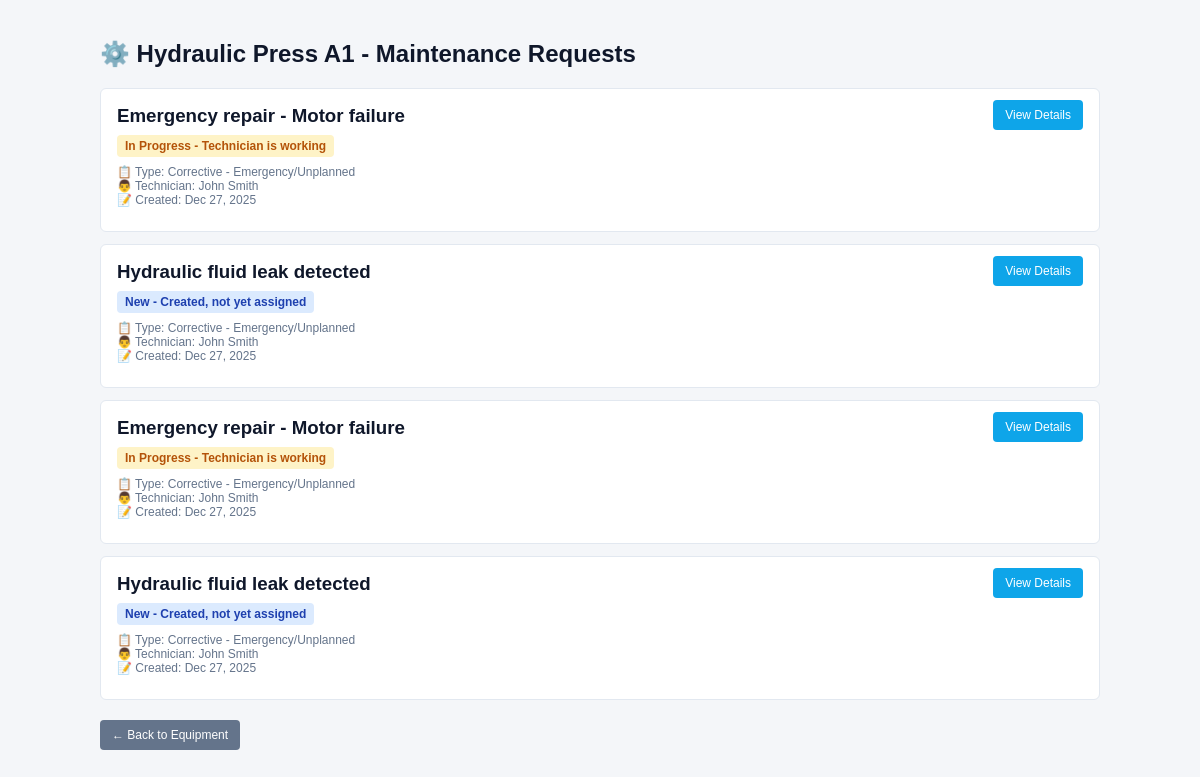
The app's page /equipment/1/maintenance/ (signed in) with its own data.
### equipment/models.py (models this page shows, shortened)
class Equipment(models.Model):
    name = models.CharField(
        max_length=150,
        help_text="Equipment name (e.g., 'Hydraulic Press A1', 'CNC Machine 3')"
    )
    serial_number = models.CharField(
        max_length=100,
        unique=True,
        help_text="Unique manufacturer serial number"
    )
    department = models.CharField(
        max_length=100,
        help_text="Department responsible for this equipment"
    )
    location = models.CharField(
        max_length=200,
        help_text="Physical location within facility (e.g., 'Building A, Floor 2, Section 3')"
    )
    assigned_employee = models.ForeignKey(
        User,
        on_delete=models.SET_NULL,
        null=True,
        blank=True,
        related_name='assigned_equipment',
        help_text="Primary employee responsible for this equipment"
    )
    default_maintenance_team = models.ForeignKey(
        MaintenanceTeam,
        on_delete=models.SET_NULL,
        null=True,
        blank=True,
        related_name='default_for_equipment',
        help_text="Default team for maintenance requests on this equipment"
    )
    default_technician = models.ForeignKey(
        User,
        on_delete=models.SET_NULL,
        null=True,
        blank=True,
        related_name='default_technician_for_equipment',
        help_text="Preferred technician for this equipment"
    )
    purchase_date = models.DateField(
        help_text="Date equipment was purchased"
    )
    warranty_expiry_date = models.DateField(
        null=True,
        blank=True,
        help_text="Date warranty expires"
    )
    is_scrapped = models.BooleanField(
        default=False,
        help_text="Whether equipment is logically scrapped (not deleted from system)"
    )
    created_at = models.DateTimeField(auto_now_add=True, null=True, blank=True)
    updated_at = models.DateTimeField(auto_now=True)
    class Meta:
        verbose_name = "Equipment"
        verbose_name_plural = "Equipment"
        ordering = ['name']
        indexes = [
            models.Index(fields=['serial_number']),
            models.Index(fields=['is_scrapped']),
        ]

### maintenance/models.py (models this page shows, shortened)
class MaintenanceRequest(models.Model):
    REQUEST_TYPE_CHOICES = [
        ('Corrective', 'Corrective - Emergency/Unplanned'),
        ('Preventive', 'Preventive - Scheduled Maintenance'),
    ]
    STATUS_CHOICES = [
        ('New', 'New - Created, not yet assigned'),
        ('In Progress', 'In Progress - Technician is working'),
        ('Repaired', 'Repaired - Completed successfully'),
        ('Scrap', 'Scrap - Equipment marked for disposal'),
    ]
    subject = models.CharField(
        max_length=255,
        help_text="Brief description of the problem or maintenance task"
    )
    request_type = models.CharField(
        max_length=20,
        choices=REQUEST_TYPE_CHOICES,
        help_text="Type of maintenance request"
    )
    equipment = models.ForeignKey(
        Equipment,
        on_delete=models.CASCADE,
        related_name='maintenance_requests',
        help_text="Equipment requiring maintenance"
    )
    assigned_team = models.ForeignKey(
        MaintenanceTeam,
        on_delete=models.SET_NULL,
        null=True,
        blank=True,
        related_name='maintenance_requests',
        help_text="Team assigned to handle this request (auto-filled from equipment default)"
    )
    assigned_technician = models.ForeignKey(
        User,
        on_delete=models.SET_NULL,
        null=True,
        blank=True,
        related_name='assigned_maintenance_requests',
        help_text="Individual technician assigned to complete the work"
    )
    status = models.CharField(
        max_length=20,
        choices=STATUS_CHOICES,
        default='New',
        help_text="Current status of the maintenance request"
    )
    created_by = models.ForeignKey(
        User,
        on_delete=models.SET_NULL,
        null=True,
        blank=True,
        related_name='created_maintenance_requests',
        help_text="User who created this maintenance request"
    )
    scheduled_date = models.DateField(
        null=True,
        blank=True,
        help_text="Scheduled date for preventive maintenance"
    )
    due_date = models.DateField(
        null=True,
        blank=True,
        help_text="Target completion date"
    )
    duration = models.FloatField(
        null=True,
        blank=True,
        help_text="Estimated or actual duration in hours"
    )
    created_at = models.DateTimeField(auto_now_add=True, null=True, blank=True)
    updated_at = models.DateTimeField(auto_now=True)
    class Meta:
        verbose_name = "Maintenance Request"
        verbose_name_plural = "Maintenance Requests"
        ordering = ['-created_at']
        indexes = [
            models.Index(fields=['status']),
            models.Index(fields=['request_type']),
            models.Index(fields=['equipment']),
            models.Index(fields=['assigned_technician']),
            models.Index(fields=['scheduled_date']),
        ]

### equipment/views.py (the view)
# urls.py: path('<int:equipment_id>/maintenance/', views.equipment_maintenance_list, name='maintenance_list'),
@login_required
@require_http_methods(["GET"])
def equipment_maintenance_list(request, equipment_id):
    equipment = get_object_or_404(Equipment, id=equipment_id)
    requests = MaintenanceRequest.objects.filter(equipment=equipment).select_related(
        'assigned_technician', 'assigned_team'
    ).order_by('-created_at')
    context = {
        'equipment': equipment,
        'requests': requests,
    }
    return render(request, 'equipment/maintenance_list.html', context)

### equipment/templates/equipment/maintenance_list.html (shortened to what this page needs)
{% load static %}
<!DOCTYPE html>
<html>
<head>
  <link rel="stylesheet" href="{% static 'style.css' %}">
</head>
<body>
  <div class="maint-list">
    <h2>⚙️ {{ equipment.name }} - Maintenance Requests</h2>
    {% if requests %}
      {% for req in requests %}
      <div class="request-item">
        <div class="req-info">
          <h3>{{ req.subject }}</h3>
          <span class="req-status {% if req.status == 'New' %}new{% elif req.status == 'In Progress' %}progress{% elif req.status == 'Repaired' %}repaired{% elif req.status == 'Scrap' %}scrap{% endif %}">
            {{ req.get_status_display }}
          </span>
          <div class="req-meta">
            <div>📋 Type: {{ req.get_request_type_display }}</div>
            {% if req.assigned_technician %}
            <div>👨 Technician: {{ req.assigned_technician.get_full_name }}</div>
            {% endif %}
            <div>📝 Created: {{ req.created_at|date:"M d, Y" }}</div>
          </div>
        </div>
        <div style="text-align:right">
          <a href="{% url 'maintenance:request_detail' req.id %}" class="btn-view">View Details</a>
        </div>
      </div>
      {% endfor %}
    {% else %}
      <div class="empty">
        <p>No maintenance requests for this equipment yet.</p>
      </div>
    {% endif %}
    <div style="margin-top:20px">
      <a href="{% url 'equipment:detail' equipment.id %}" class="btn-view" style="display:inline-block;background:#64748b">← Back to Equipment</a>
    </div>
  </div>
</body>
</html>

### static/style.css (style rules this page uses)
body { font-family: Arial, sans-serif; background: #f4f6f9; }

### equipment/templates/equipment/maintenance_list.html (style rules this page uses)
.maint-list { max-width:1000px;margin:20px auto;padding:20px }
.maint-list h2 { color:#0f172a;margin-top:0 }
.request-item { background:#fff;border:1px solid #e2e8f0;border-radius:6px;padding:16px;margin:12px 0;display:grid;grid-template-columns:1fr 150px;gap:16px;align-items:start }
.req-info h3 { margin:0 0 8px 0;color:#0f172a }
.req-status { display:inline-block;padding:4px 8px;border-radius:4px;font-weight:600;font-size:12px }
.req-status.new { background:#dbeafe;color:#1e40af }
.req-status.progress { background:#fef3c7;color:#b45309 }
.req-meta { color:#64748b;font-size:12px;margin:8px 0 }
.btn-view { padding:8px 12px;background:#0ea5e9;color:#fff;text-decoration:none;border-radius:4px;font-size:12px;text-align:center;cursor:pointer;border:none }

### records on screen
Equipment: name "Hydraulic Press A1"
MaintenanceRequest: subject "Emergency repair - Motor failure", status "In Progress - Technician is working", request_type "Corrective - Emergency/Unplanned", assigned_technician.get_full_name "John Smith", created_at "Dec 27, 2025"
MaintenanceRequest: subject "Hydraulic fluid leak detected", status "New - Created, not yet assigned", request_type "Corrective - Emergency/Unplanned", assigned_technician.get_full_name "John Smith", created_at "Dec 27, 2025"
MaintenanceRequest: subject "Emergency repair - Motor failure", status "In Progress - Technician is working", request_type "Corrective - Emergency/Unplanned", assigned_technician.get_full_name "John Smith", created_at "Dec 27, 2025"
MaintenanceRequest: subject "Hydraulic fluid leak detected", status "New - Created, not yet assigned", request_type "Corrective - Emergency/Unplanned", assigned_technician.get_full_name "John Smith", created_at "Dec 27, 2025"
